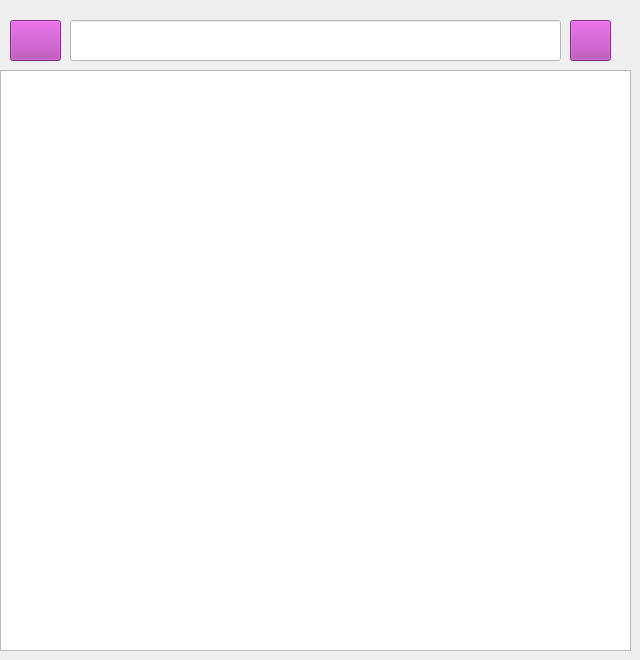
    <widget class="QWidget" name="page_15">
     <widget class="QLineEdit" name="lineEdit_5">
      <property name="geometry">
       <rect>
        <x>70</x>
        <y>20</y>
        <width>491</width>
        <height>41</height>
       </rect>
      </property>
      <property name="font">
       <font>
        <pointsize>12</pointsize>
       </font>
      </property>
      <property name="styleSheet">
       <string notr="true">color: rgb(0, 0, 0);
background-color: rgb(255, 255, 255);</string>
      </property>
      <property name="text">
       <string/>
      </property>
     </widget>
     <widget class="QPushButton" name="user_search_2">
      <property name="geometry">
       <rect>
        <x>10</x>
        <y>20</y>
        <width>51</width>
        <height>41</height>
       </rect>
      </property>
      <property name="styleSheet">
       <string notr="true">background-color: rgb(179, 60, 179);</string>
      </property>
      <property name="text">
       <string/>
      </property>
     </widget>
     <widget class="QPushButton" name="homepage_9">
      <property name="geometry">
       <rect>
        <x>570</x>
        <y>20</y>
        <width>41</width>
        <height>41</height>
       </rect>
      </property>
      <property name="styleSheet">
       <string notr="true">background-color: rgb(179, 60, 179);</string>
      </property>
      <property name="text">
       <string/>
      </property>
     </widget>
     <widget class="QListWidget" name="listWidget_6">
      <property name="geometry">
       <rect>
        <x>0</x>
        <y>70</y>
        <width>631</width>
        <height>581</height>
       </rect>
      </property>
     </widget>
    </widget>
